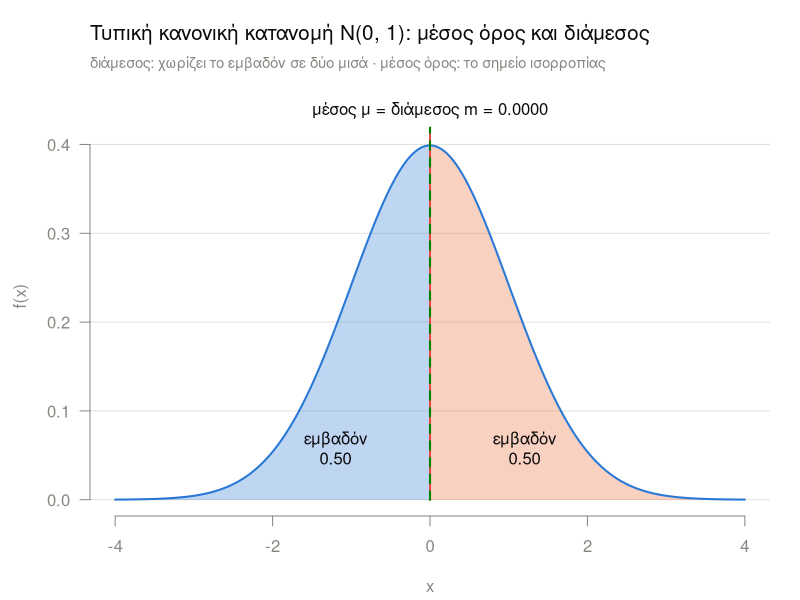

Generate this figure with R:
# Τυπική κανονική κατανομή N(0, 1):
# υπολογισμός μέσου όρου και διαμέσου με ολοκληρώματα.

# Συνάρτηση πυκνότητας πιθανότητας (γραμμένη ρητά αντί για dnorm)
f <- function(x) (1 / sqrt(2 * pi)) * exp(-x^2 / 2)

# 1. Έλεγχος ότι είναι έγκυρη πυκνότητα: ∫ f(x) dx = 1
total <- integrate(f, -Inf, Inf)$value
cat(sprintf("Ολικό εμβαδόν  ∫ f(x) dx      = %.6f\n", total))

# 2. Μέσος όρος: μ = ∫ x·f(x) dx
mu <- integrate(function(x) x * f(x), -Inf, Inf)$value
cat(sprintf("Μέσος όρος     μ = ∫ x·f(x) dx = %.6f\n", mu))

# 3. Διάμεσος: η τιμή m για την οποία F(m) = ∫_{-∞}^{m} f(x) dx = 0.5
F <- function(m) integrate(f, -Inf, m)$value
m <- uniroot(function(m) F(m) - 0.5, interval = c(-5, 5), tol = 1e-10)$root
cat(sprintf("Διάμεσος       m : F(m) = 0.5  → m = %.6f\n", m))

# 4. Μέση απόλυτη απόκλιση: ο μέσος όρος της νέας ποσότητας |x − μ|,
#    με την ίδια πυκνότητα f ως βάρος: E|X − μ| = ∫ |x − μ|·f(x) dx
mad <- integrate(function(x) abs(x - mu) * f(x), -Inf, Inf, rel.tol = 1e-10)$value
cat(sprintf("Μέση απόλ. απόκλιση ∫ |x − μ|·f(x) dx = %.6f  (τύπος √(2/π) = %.6f)\n",
            mad, sqrt(2 / pi)))

# Χρώματα (ίδια με τα άλλα scripts)
col_ink    <- "#0b0b0b"
col_muted  <- "#898781"
col_grid   <- "#e1e0d9"
col_fn     <- "#2a78d6"   # πυκνότητα, μισό εμβαδόν αριστερά του διαμέσου
col_dist   <- "#eb6834"   # μισό εμβαδόν δεξιά του διαμέσου
col_mean   <- "#e34948"
col_median <- "#008300"
fade <- function(col, a) adjustcolor(col, alpha.f = a)

# Γράφημα: τα δύο μισά του εμβαδού, ο διάμεσος που τα χωρίζει και ο μέσος όρος
png("normal_mean_median.png", width = 1200, height = 650, res = 110)
par(mar = c(4.2, 4.5, 3.8, 1.5), col.lab = col_muted)
x    <- seq(-4, 4, length.out = 500)
ymax <- max(f(x))
plot(NA, xlim = c(-4, 4), ylim = c(0, ymax * 1.15), axes = FALSE, xlab = "x", ylab = "f(x)", main = "")
title(main = "Τυπική κανονική κατανομή N(0, 1): μέσος όρος και διάμεσος",
      adj = 0, line = 1.8, font.main = 1, cex.main = 1.25, col.main = col_ink)
mtext("διάμεσος: χωρίζει το εμβαδόν σε δύο μισά · μέσος όρος: το σημείο ισορροπίας",
      side = 3, line = 0.2, adj = 0, cex = 0.9, col = col_muted)
abline(h = axTicks(2), col = col_grid)
axis(1, col = col_muted, col.axis = col_muted)
axis(2, las = 1, col = col_muted, col.axis = col_muted)
xl <- seq(-4, m, length.out = 300)
xr <- seq(m, 4, length.out = 300)
polygon(c(-4, xl, m), c(0, f(xl), 0), col = fade(col_fn, 0.3), border = NA)
polygon(c(m, xr, 4), c(0, f(xr), 0), col = fade(col_dist, 0.3), border = NA)
lines(x, f(x), col = col_fn, lwd = 2)
text(-1.2, 0.3 * f(-1.2), sprintf("εμβαδόν\n%.2f", F(m)), col = col_ink)
text(1.2, 0.3 * f(1.2), sprintf("εμβαδόν\n%.2f", 1 - F(m)), col = col_ink)
# Η κόκκινη πρώτα, ώστε η πράσινη διακεκομμένη να φαίνεται πάνω της όταν συμπίπτουν
segments(mu, 0, mu, ymax * 1.05, col = col_mean, lwd = 2)
segments(m, 0, m, ymax * 1.05, col = col_median, lwd = 2, lty = 2)
if (abs(mu - m) < 1e-6) {
  text(mu, ymax * 1.1, sprintf("μέσος μ = διάμεσος m = %.4f", abs(mu)), col = col_ink)
} else {
  # ο μεγαλύτερος από τους δύο δεξιά της γραμμής του, ο μικρότερος αριστερά
  text(m,  ymax * 1.1, sprintf("διάμεσος m = %.4f ", m), adj = if (m <= mu) 1 else 0, col = col_median)
  text(mu, ymax * 1.1, sprintf(" μέσος μ = %.4f", mu),   adj = if (m <= mu) 0 else 1, col = col_mean)
}
invisible(dev.off())
cat("Το γράφημα αποθηκεύτηκε στο normal_mean_median.png\n")
